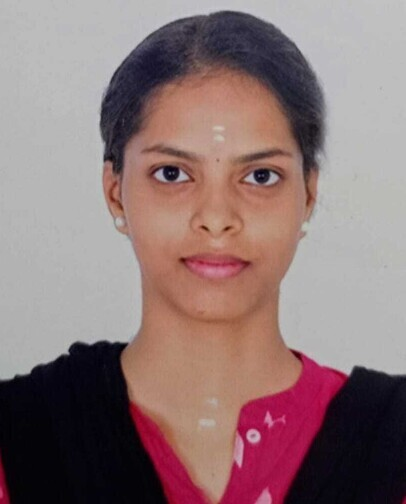
#> input picture saadhu.jpg, 406 x 504 px
$ jupyter execute 'Workshop 3.ipynb'
#> lines starting #> are read from the running program, lines starting #| are printed output that depends on the picture
# Canny Edge Detection
# Name: SAADHANA A
# Reg no: 212225240126

[cell 1]
import cv2
import matplotlib.pyplot as plt

[cell 2]
img = cv2.imread('saadhu.jpg',cv2.IMREAD_GRAYSCALE)
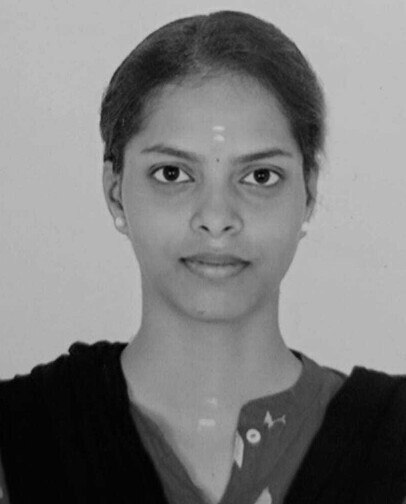
#> img: shape (504, 406); min 0, max 201, mean 124.4

[cell 3]
blurred =cv2.GaussianBlur(img, (5,5),0)
